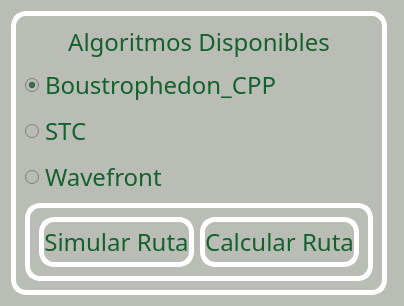
               <widget class="QFrame" name="barra_titulo">
                <property name="minimumSize">
                 <size>
                  <width>0</width>
                  <height>0</height>
                 </size>
                </property>
                <property name="maximumSize">
                 <size>
                  <width>16777215</width>
                  <height>16777215</height>
                 </size>
                </property>
                <property name="styleSheet">
                 <string notr="true">background-color: rgb(186, 189, 182);</string>
                </property>
                <property name="frameShape">
                 <enum>QFrame::NoFrame</enum>
                </property>
                <property name="frameShadow">
                 <enum>QFrame::Raised</enum>
                </property>
                <layout class="QHBoxLayout" name="horizontalLayout_8">
                 <item>
                  <widget class="QFrame" name="frame_title">
                   <property name="frameShape">
                    <enum>QFrame::NoFrame</enum>
                   </property>
                   <property name="frameShadow">
                    <enum>QFrame::Raised</enum>
                   </property>
                   <layout class="QHBoxLayout" name="horizontalLayout">
                    <property name="spacing">
                     <number>0</number>
                    </property>
                    <property name="leftMargin">
                     <number>0</number>
                    </property>
                    <property name="topMargin">
                     <number>0</number>
                    </property>
                    <property name="rightMargin">
                     <number>0</number>
                    </property>
                    <property name="bottomMargin">
                     <number>0</number>
                    </property>
                    <item>
                     <widget class="QFrame" name="frame_7">
                      <property name="styleSheet">
                       <string notr="true">QFrame{
	border: 5px solid rgb(255, 255, 255);
	border-radius: 15px;
	color: rgb(252, 175, 62);
}
QFrame:hover{
  border: 5px solid #f9aa33;
	color: rgb(255, 255, 255);
}</string>
                      </property>
                      <property name="frameShape">
                       <enum>QFrame::NoFrame</enum>
                      </property>
                      <property name="frameShadow">
                       <enum>QFrame::Raised</enum>
                      </property>
                      <layout class="QVBoxLayout" name="verticalLayout_3">
                       <item>
                        <widget class="QLabel" name="label_3">
                         <property name="sizePolicy">
                          <sizepolicy hsizetype="Preferred" vsizetype="Preferred">
                           <horstretch>0</horstretch>
                           <verstretch>0</verstretch>
                          </sizepolicy>
                         </property>
                         <property name="font">
                          <font>
                           <family>Uroob</family>
                           <pointsize>18</pointsize>
                          </font>
                         </property>
                         <property name="styleSheet">
                          <string notr="true">border:none;
color: rgb(20, 97, 44);</string>
                         </property>
                         <property name="text">
                          <string>Algoritmos Disponibles</string>
                         </property>
                         <property name="alignment">
                          <set>Qt::AlignCenter</set>
                         </property>
                         <property name="wordWrap">
                          <bool>true</bool>
                         </property>
                        </widget>
                       </item>
                       <item>
                        <widget class="QRadioButton" name="radioButtonBCD">
                         <property name="sizePolicy">
                          <sizepolicy hsizetype="Preferred" vsizetype="Preferred">
                           <horstretch>0</horstretch>
                           <verstretch>0</verstretch>
                          </sizepolicy>
                         </property>
                         <property name="font">
                          <font>
                           <family>Uroob</family>
                           <pointsize>18</pointsize>
                          </font>
                         </property>
                         <property name="layoutDirection">
                          <enum>Qt::LeftToRight</enum>
                         </property>
                         <property name="styleSheet">
                          <string notr="true">color: rgb(20, 97, 44);</string>
                         </property>
                         <property name="text">
                          <string>Boustrophedon_CPP</string>
                         </property>
                         <property name="checked">
                          <bool>true</bool>
                         </property>
                        </widget>
                       </item>
                       <item>
                        <widget class="QRadioButton" name="radioButtonSTC">
                         <property name="sizePolicy">
                          <sizepolicy hsizetype="Preferred" vsizetype="Preferred">
                           <horstretch>0</horstretch>
                           <verstretch>0</verstretch>
                          </sizepolicy>
                         </property>
                         <property name="font">
                          <font>
                           <family>Uroob</family>
                           <pointsize>18</pointsize>
                          </font>
                         </property>
                         <property name="layoutDirection">
                          <enum>Qt::LeftToRight</enum>
                         </property>
                         <property name="styleSheet">
                          <string notr="true">color: rgb(20, 97, 44);</string>
                         </property>
                         <property name="text">
                          <string>STC</string>
                         </property>
                        </widget>
                       </item>
                       <item>
                        <widget class="QRadioButton" name="radioButtonWave">
                         <property name="sizePolicy">
                          <sizepolicy hsizetype="Preferred" vsizetype="Preferred">
                           <horstretch>0</horstretch>
                           <verstretch>0</verstretch>
                          </sizepolicy>
                         </property>
                         <property name="font">
                          <font>
                           <family>Uroob</family>
                           <pointsize>18</pointsize>
                          </font>
                         </property>
                         <property name="layoutDirection">
                          <enum>Qt::LeftToRight</enum>
                         </property>
                         <property name="styleSheet">
                          <string notr="true">color: rgb(20, 97, 44);
</string>
                         </property>
                         <property name="text">
                          <string>Wavefront</string>
                         </property>
                        </widget>
                       </item>
                       <item>
                        <widget class="QFrame" name="frame_9">
                         <property name="frameShape">
                          <enum>QFrame::StyledPanel</enum>
                         </property>
                         <property name="frameShadow">
                          <enum>QFrame::Raised</enum>
                         </property>
                         <layout class="QHBoxLayout" name="horizontalLayout_13">
                          <item>
                           <widget class="QPushButton" name="pushButtonSimulacion">
                            <property name="sizePolicy">
                             <sizepolicy hsizetype="Preferred" vsizetype="Preferred">
                              <horstretch>0</horstretch>
                              <verstretch>0</verstretch>
                             </sizepolicy>
                            </property>
                            <property name="font">
                             <font>
                              <family>Uroob</family>
                              <pointsize>18</pointsize>
                             </font>
                            </property>
                            <property name="styleSheet">
                             <string notr="true">QPushButton{
	border: 5px solid  rgb(255, 255, 255);
	border-radius: 15px;
	color: rgb(20, 97, 44);
}
QPushButton:hover{
  border: 5px solid #ffffff;
  color: rgb(255, 255, 255);
}</string>
                            </property>
                            <property name="text">
                             <string>Simular Ruta</string>
                            </property>
                           </widget>
                          </item>
                          <item>
                           <widget class="QPushButton" name="btn_CalcularRuta">
                            <property name="sizePolicy">
                             <sizepolicy hsizetype="Preferred" vsizetype="Preferred">
                              <horstretch>0</horstretch>
                              <verstretch>0</verstretch>
                             </sizepolicy>
                            </property>
                            <property name="minimumSize">
                             <size>
                              <width>100</width>
                              <height>50</height>
                             </size>
                            </property>
                            <property name="font">
                             <font>
                              <family>Uroob</family>
                              <pointsize>18</pointsize>
                             </font>
                            </property>
                            <property name="styleSheet">
                             <string notr="true">QPushButton{
	border: 5px solid rgb(255, 255, 255);
	border-radius: 15px;
	color: rgb(20, 97, 44);
}
QPushButton:hover{
  border: 5px solid #ffffff;
	color: rgb(255, 255, 255);
}</string>
                            </property>
                            <property name="text">
                             <string>Calcular Ruta</string>
                            </property>
                           </widget>
                          </item>
                         </layout>
                        </widget>
                       </item>
                      </layout>
                     </widget>
                    </item>
                   </layout>
                  </widget>
                 </item>
                 <item>
                  <widget class="QFrame" name="ParmetrosCPP">
                   <property name="styleSheet">
                    <string notr="true">QFrame{
	border: 5px solid rgb(255, 255, 255);
	border-radius: 15px;
	color: rgb(252, 175, 62);
}
QFrame:hover{
  border: 5px solid #f9aa33;
}</string>
                   </property>
                   <property name="frameShape">
                    <enum>QFrame::StyledPanel</enum>
                   </property>
                   <property name="frameShadow">
                    <enum>QFrame::Raised</enum>
                   </property>
                   <widget class="QFrame" name="frame_13">
                    <property name="geometry">
                     <rect>
                      <x>20</x>
                      <y>140</y>
                      <width>251</width>
                      <height>51</height>
                     </rect>
                    </property>
                    <property name="sizePolicy">
                     <sizepolicy hsizetype="Expanding" vsizetype="Expanding">
                      <horstretch>0</horstretch>
                      <verstretch>0</verstretch>
                     </sizepolicy>
                    </property>
                    <property name="styleSheet">
                     <string notr="true">border:none;</string>
                    </property>
                    <property name="frameShape">
                     <enum>QFrame::NoFrame</enum>
                    </property>
                    <property name="frameShadow">
                     <enum>QFrame::Raised</enum>
                    </property>
                    <layout class="QHBoxLayout" name="horizontalLayout_10">
                     <property name="spacing">
                      <number>0</number>
                     </property>
                     <property name="leftMargin">
                      <number>0</number>
                     </property>
                     <property name="topMargin">
                      <number>0</number>
                     </property>
                     <property name="rightMargin">
                      <number>0</number>
                     </property>
                     <property name="bottomMargin">
                      <number>0</number>
                     </property>
                     <item>
                      <widget class="QSlider" name="sliderAltura">
                       <property name="sizePolicy">
                        <sizepolicy hsizetype="Preferred" vsizetype="Preferred">
                         <horstretch>0</horstretch>
                         <verstretch>0</verstretch>
                        </sizepolicy>
                       </property>
                       <property name="styleSheet">
                        <string notr="true">color: #f9aa33;</string>
                       </property>
                       <property name="maximum">
                        <number>100</number>
                       </property>
                       <property name="orientation">
                        <enum>Qt::Horizontal</enum>
                       </property>
                      </widget>
                     </item>
                     <item>
                      <widget class="QLabel" name="labelAltura">
                       <property name="sizePolicy">
                        <sizepolicy hsizetype="Preferred" vsizetype="Preferred">
                         <horstretch>0</horstretch>
                         <verstretch>0</verstretch>
                        </sizepolicy>
                       </property>
                       <property name="font">
                        <font>
                         <family>Uroob</family>
                         <pointsize>18</pointsize>
                         <weight>50</weight>
                         <bold>false</bold>
                         <kerning>true</kerning>
                        </font>
                       </property>
                       <property name="styleSheet">
                        <string notr="true">border:none;
color: rgb(20, 97, 44);</string>
                       </property>
                       <property name="text">
                        <string>     Altura</string>
                       </property>
                       <property name="alignment">
                        <set>Qt::AlignCenter</set>
                       </property>
                      </widget>
                     </item>
                     <item>
                      <widget class="QLabel" name="AlturaParametro">
                       <property name="sizePolicy">
                        <sizepolicy hsizetype="Preferred" vsizetype="Preferred">
                         <horstretch>0</horstretch>
                         <verstretch>0</verstretch>
                        </sizepolicy>
                       </property>
                       <property name="font">
                        <font>
                         <family>Uroob</family>
                         <pointsize>18</pointsize>
                        </font>
                       </property>
                       <property name="styleSheet">
                        <string notr="true">border:none;
color: rgb(255, 255, 255);</string>
                       </property>
                       <property name="text">
                        <string>   0</string>
                       </property>
                       <property name="alignment">
                        <set>Qt::AlignCenter</set>
                       </property>
                      </widget>
                     </item>
                     <item>
                      <widget class="QLabel" name="label_altura_unidades">
                       <property name="font">
                        <font>
                         <family>Uroob</family>
                         <pointsize>18</pointsize>
                        </font>
                       </property>
                       <property name="styleSheet">
                        <string notr="true">border:none;
color: rgb(255, 255, 255);</string>
                       </property>
                       <property name="text">
                        <string>m</string>
                       </property>
                       <property name="alignment">
                        <set>Qt::AlignCenter</set>
                       </property>
                      </widget>
                     </item>
                    </layout>
                   </widget>
                   <widget class="QFrame" name="frame_14">
                    <property name="geometry">
                     <rect>
                      <x>20</x>
                      <y>80</y>
                      <width>247</width>
                      <height>41</height>
                     </rect>
                    </property>
                    <property name="sizePolicy">
                     <sizepolicy hsizetype="Expanding" vsizetype="Expanding">
                      <horstretch>0</horstretch>
                      <verstretch>0</verstretch>
                     </sizepolicy>
                    </property>
                    <property name="styleSheet">
                     <string notr="true">border:none;</string>
                    </property>
                    <property name="frameShape">
                     <enum>QFrame::NoFrame</enum>
                    </property>
                    <property name="frameShadow">
                     <enum>QFrame::Raised</enum>
                    </property>
                    <layout class="QHBoxLayout" name="horizontalLayout_11">
                     <property name="spacing">
                      <number>0</number>
                     </property>
                     <property name="leftMargin">
                      <number>0</number>
                     </property>
                     <property name="topMargin">
                      <number>0</number>
                     </property>
                     <property name="rightMargin">
                      <number>0</number>
                     </property>
                     <property name="bottomMargin">
                      <number>0</number>
                     </property>
                     <item>
                      <widget class="QSlider" name="sliderVelocidad">
                       <property name="enabled">
                        <bool>true</bool>
                       </property>
                       <property name="sizePolicy">
                        <sizepolicy hsizetype="Preferred" vsizetype="Preferred">
                         <horstretch>0</horstretch>
                         <verstretch>0</verstretch>
                        </sizepolicy>
                       </property>
                       <property name="styleSheet">
                        <string notr="true">color: #f9aa33;</string>
                       </property>
                       <property name="maximum">
                        <number>100</number>
                       </property>
                       <property name="pageStep">
                        <number>5</number>
                       </property>
                       <property name="orientation">
                        <enum>Qt::Horizontal</enum>
                       </property>
                      </widget>
                     </item>
                     <item>
                      <widget class="QLabel" name="label_VelocidadDeseada">
                       <property name="font">
                        <font>
                         <family>Uroob</family>
                         <pointsize>18</pointsize>
                        </font>
                       </property>
                       <property name="styleSheet">
                        <string notr="true">border:none;
color: rgb(20, 97, 44);</string>
                       </property>
                       <property name="text">
                        <string>  Velocidad</string>
                       </property>
                       <property name="alignment">
                        <set>Qt::AlignCenter</set>
                       </property>
                      </widget>
                     </item>
                     <item>
                      <widget class="QLabel" name="velocidadParametro">
                       <property name="sizePolicy">
                        <sizepolicy hsizetype="Preferred" vsizetype="Preferred">
                         <horstretch>0</horstretch>
                         <verstretch>0</verstretch>
                        </sizepolicy>
                       </property>
                       <property name="font">
                        <font>
                         <family>Uroob</family>
                         <pointsize>18</pointsize>
                        </font>
                       </property>
                       <property name="styleSheet">
                        <string notr="true">border:none;
color: rgb(255, 255, 255);</string>
                       </property>
                       <property name="text">
                        <string> 0</string>
                       </property>
                       <property name="alignment">
                        <set>Qt::AlignCenter</set>
                       </property>
                      </widget>
                     </item>
                     <item>
                      <widget class="QLabel" name="label_unidades_velocidad">
                       <property name="font">
                        <font>
                         <family>Uroob</family>
                         <pointsize>18</pointsize>
                        </font>
                       </property>
                       <property name="styleSheet">
                        <string notr="true">border:none;
color: rgb(255, 255, 255);</string>
                       </property>
                       <property name="text">
                        <string>m/s</string>
                       </property>
                       <property name="alignment">
                        <set>Qt::AlignCenter</set>
                       </property>
                      </widget>
                     </item>
                    </layout>
                   </widget>
                   <widget class="QFrame" name="frame_15">
                    <property name="geometry">
                     <rect>
                      <x>20</x>
                      <y>110</y>
                      <width>251</width>
                      <height>41</height>
                     </rect>
                    </property>
                    <property name="sizePolicy">
                     <sizepolicy hsizetype="Expanding" vsizetype="Expanding">
                      <horstretch>0</horstretch>
                      <verstretch>0</verstretch>
                     </sizepolicy>
                    </property>
                    <property name="styleSheet">
                     <string notr="true">border:none;</string>
                    </property>
                    <property name="frameShape">
                     <enum>QFrame::NoFrame</enum>
                    </property>
                    <property name="frameShadow">
                     <enum>QFrame::Raised</enum>
                    </property>
                    <layout class="QHBoxLayout" name="horizontalLayout_12">
                     <property name="spacing">
                      <number>0</number>
                     </property>
                     <property name="leftMargin">
                      <number>0</number>
                     </property>
                     <property name="topMargin">
                      <number>0</number>
                     </property>
                     <property name="rightMargin">
                      <number>0</number>
                     </property>
                     <property name="bottomMargin">
                      <number>0</number>
                     </property>
                     <item>
                      <widget class="QSlider" name="sliderAnchoLineas">
                       <property name="sizePolicy">
                        <sizepolicy hsizetype="Preferred" vsizetype="Preferred">
                         <horstretch>0</horstretch>
                         <verstretch>0</verstretch>
                        </sizepolicy>
                       </property>
                       <property name="styleSheet">
                        <string notr="true">color: #f9aa33;</string>
                       </property>
                       <property name="maximum">
                        <number>20</number>
                       </property>
                       <property name="orientation">
                        <enum>Qt::Horizontal</enum>
                       </property>
                      </widget>
                     </item>
                     <item>
                      <widget class="QLabel" name="label_ancho">
                       <property name="font">
                        <font>
                         <family>Uroob</family>
                         <pointsize>18</pointsize>
                        </font>
                       </property>
                       <property name="styleSheet">
                        <string notr="true">border:none;
color: rgb(20, 97, 44);</string>
                       </property>
                       <property name="text">
                        <string>      Ancho</string>
                       </property>
                       <property name="alignment">
                        <set>Qt::AlignCenter</set>
                       </property>
                      </widget>
                     </item>
                     <item>
                      <widget class="QLabel" name="anchoLineasParametro">
                       <property name="sizePolicy">
                        <sizepolicy hsizetype="Preferred" vsizetype="Preferred">
                         <horstretch>0</horstretch>
                         <verstretch>0</verstretch>
                        </sizepolicy>
                       </property>
                       <property name="font">
                        <font>
                         <family>Uroob</family>
                         <pointsize>18</pointsize>
                        </font>
                       </property>
                       <property name="styleSheet">
                        <string notr="true">border:none;
color: rgb(255, 255, 255);</string>
                       </property>
                       <property name="text">
                        <string>   0</string>
                       </property>
                       <property name="alignment">
                        <set>Qt::AlignCenter</set>
                       </property>
                      </widget>
                     </item>
                     <item>
                      <widget class="QLabel" name="label_unidades_distancia_2">
                       <property name="font">
                        <font>
                         <family>Uroob</family>
                         <pointsize>18</pointsize>
                        </font>
                       </property>
                       <property name="styleSheet">
                        <string notr="true">border:none;
color: rgb(255, 255, 255);</string>
                       </property>
                       <property name="text">
                        <string>m</string>
                       </property>
                       <property name="alignment">
                        <set>Qt::AlignCenter</set>
                       </property>
                      </widget>
                     </item>
                    </layout>
                   </widget>
                   <widget class="QFrame" name="frame_16">
                    <property name="geometry">
                     <rect>
                      <x>10</x>
                      <y>20</y>
                      <width>233</width>
                      <height>43</height>
                     </rect>
                    </property>
                    <property name="styleSheet">
                     <string notr="true">border:none;</string>
                    </property>
                    <property name="frameShape">
                     <enum>QFrame::NoFrame</enum>
                    </property>
                    <property name="frameShadow">
                     <enum>QFrame::Raised</enum>
                    </property>
                    <layout class="QHBoxLayout" name="horizontalLayout_14">
                     <item>
                      <widget class="QLabel" name="label_parametros_cpp">
                       <property name="sizePolicy">
                        <sizepolicy hsizetype="Expanding" vsizetype="Expanding">
                         <horstretch>0</horstretch>
                         <verstretch>0</verstretch>
                        </sizepolicy>
                       </property>
                       <property name="font">
                        <font>
                         <family>Uroob</family>
                         <pointsize>18</pointsize>
                        </font>
                       </property>
                       <property name="styleSheet">
                        <string notr="true">border:none;
color: rgb(20, 97, 44);</string>
                       </property>
                       <property name="text">
                        <string>Parámetos CPP</string>
                       </property>
                       <property name="alignment">
                        <set>Qt::AlignCenter</set>
                       </property>
                      </widget>
                     </item>
                    </layout>
                   </widget>
                  </widget>
                 </item>
                </layout>
               </widget>
